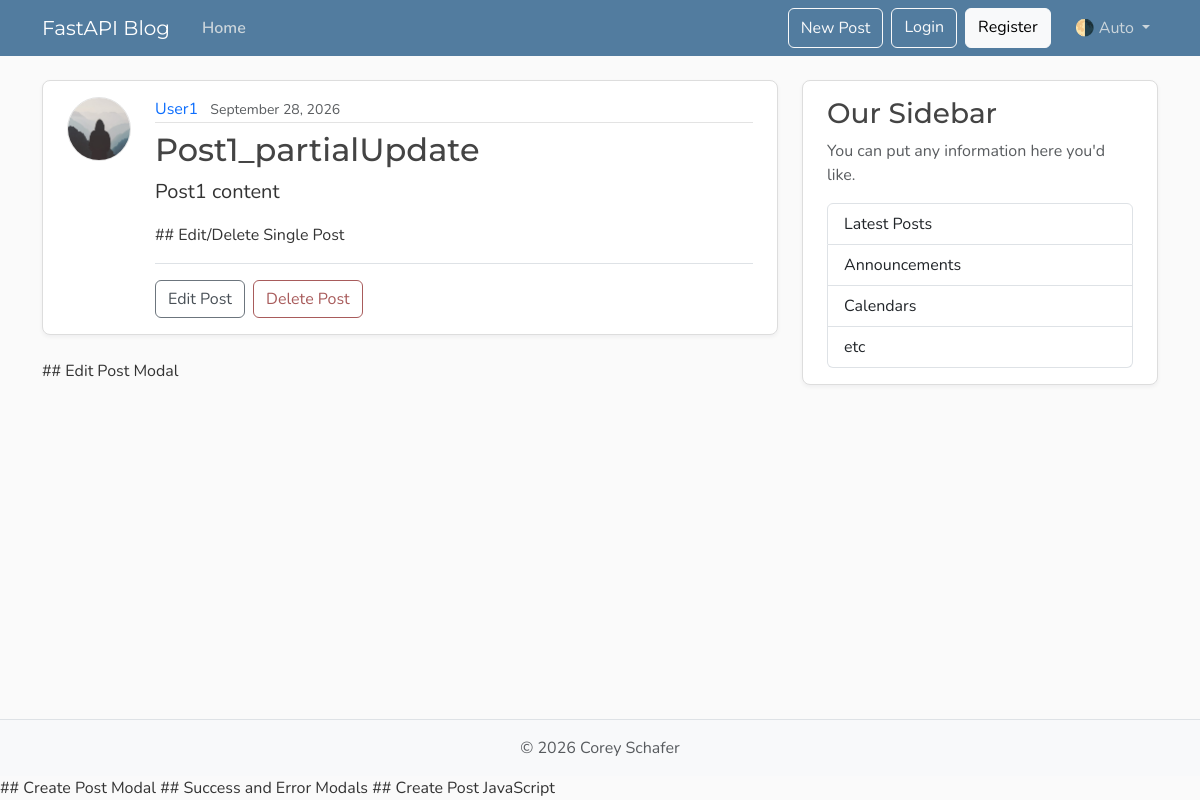
Page /posts/1 on the earlier database version.
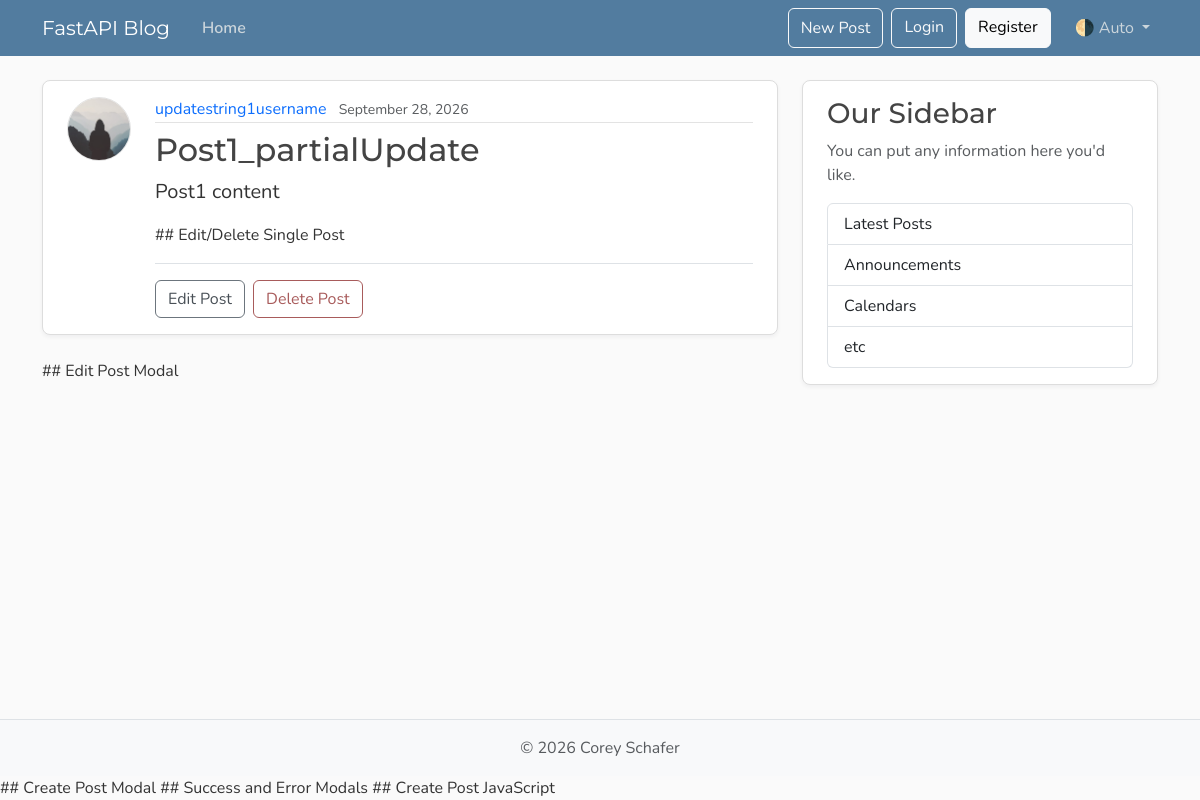
Same page on the later database version.
### models.py (models this page shows, shortened)
class User(Base):
    __tablename__="users"
    id:Mapped[int]=mapped_column(Integer,primary_key=True,index=True)
    username:Mapped[str]=mapped_column(String(50),unique=True,nullable=False)
    email:Mapped[str]=mapped_column(String(100),unique=True,nullable=False)
    image_file:Mapped[str|None]=mapped_column(String(200),nullable=True,default=None)
    posts:Mapped[list["Post"]]=relationship("Post",back_populates="author",cascade="all, delete-orphan")

class Post(Base):
    __tablename__="posts"
    id:Mapped[int]=mapped_column(Integer,primary_key=True,index=True)
    title:Mapped[str]=mapped_column(String(100),nullable=False)
    content:Mapped[str]=mapped_column(Text,nullable=False)
    user_id:Mapped[int]=mapped_column(Integer,ForeignKey("users.id"),nullable=False)
    date_posted:Mapped[datetime]=mapped_column(DateTime(timezone=True),default=lambda:datetime.now(UTC),nullable=False)
    author:Mapped["User"]=relationship("User",back_populates="posts")

### main.py (the view)
@app.get("/posts/{post_id}",include_in_schema=False)
async def get_post_page(request:Request,post_id:int,db:Annotated[AsyncSession, Depends(get_db)]):
    result = await db.execute(
        select(models.Post).where(models.Post.id == post_id).options(selectinload(models.Post.author)).order_by(models.Post.date_posted.desc())
    )
    post = result.scalars().first()
    if not post:
        raise HTTPException(status_code=status.HTTP_404_NOT_FOUND, detail="Post not found")
    return templates.TemplateResponse(request, "post.html", {"post": post, "title": post.title})

### templates/post.html (shortened to what this page needs)
{% extends "layout.html" %}
{% block content %}
<article class="content-section py-3 px-4 mb-4">
  <div class="d-flex align-items-start gap-4">
    <img class="rounded-circle article-img flex-shrink-0" src="/static/profile_pics/default.jpg"
      alt="{{ post.author.username }}'s profile picture" width="64" height="64" loading="lazy">
    <div class="flex-grow-1">
      <div class="article-metadata mb-2">
        <a class="me-2" href="#">{{ post.author.username }}</a>
        <small class="text-body-secondary">{{ post.date_posted.strftime('%B %d, %Y') }}</small>
      </div>
      <h2 class="article-title">{{ post.title }}</h2>
      <p class="article-content">{{ post.content }}</p>
      ## Edit/Delete Single Post
      {% if post.user_id == 1 %}
      <div class="post-actions mt-3 pt-3 border-top">
        <button type="button" class="btn btn-outline-secondary me-1" data-bs-toggle="modal"
          data-bs-target="#editModal">Edit
          Post</button>
        <button type="button" class="btn btn-outline-danger" data-bs-toggle="modal" data-bs-target="#deleteModal">Delete
          Post</button>
      </div>
      {% endif %}
    </div>
  </div>
</article>
## Edit Post Modal
{% endblock content %}

### templates/layout.html (shortened to what this page needs)
<!DOCTYPE html>
<html lang="en">
<head>
  <link href="https://cdn.jsdelivr.net/npm/bootstrap@5.3.8/dist/css/bootstrap.min.css" rel="stylesheet"
>
  <link rel="stylesheet" type="text/css" href="/static/css/main.css">
</head>
<body class="d-flex flex-column min-vh-100">
  <header class="site-header">
    <nav class="navbar navbar-expand-md bg-steel fixed-top" data-bs-theme="dark">
      <div class="container">
        <a class="navbar-brand me-4" href="/">FastAPI Blog</a>
        <div class="collapse navbar-collapse" id="navbarToggle">
          <div class="navbar-nav me-auto">
            <a class="nav-link active" aria-current="page" href="/">Home</a>
          </div>
          <div class="navbar-nav">
            <button class="btn btn-outline-light mb-2 mb-md-0 me-md-2" type="button" data-bs-toggle="modal"
              data-bs-target="#createPostModal">New Post
            </button>
            <a class="btn btn-outline-light mb-2 mb-md-0 me-md-2" href="#">Login</a>
            <a class="btn btn-light mb-2 mb-md-0 me-md-3" href="#">Register</a>
            <div class="nav-item dropdown">
              <a class="nav-link dropdown-toggle" href="#" role="button" id="bd-theme" data-bs-toggle="dropdown"
                aria-expanded="false">
                <span id="bd-theme-text">🌗 Auto</span>
              </a>
            </div>
          </div>
        </div>
      </div>
    </nav>
  </header>
  <main role="main" class="container">
    <div class="row">
      <div class="col-md-8">
        {% block content %}
        {% endblock content %}
      </div>
      <aside class="col-md-4">
        <div class="content-section py-3 px-4 mb-4">
          <h3>Our Sidebar</h3>
          <p class="text-body-secondary">You can put any information here you'd like.</p>
          <ul class="list-group">
            <li class="list-group-item">Latest Posts</li>
            <li class="list-group-item">Announcements</li>
            <li class="list-group-item">Calendars</li>
            <li class="list-group-item">etc</li>
          </ul>
        </div>
      </aside>
    </div>
  </main>
  <footer class="mt-auto py-3 bg-body-tertiary border-top">
    <div class="container text-center">
      <p class="text-body-secondary mb-0">
        © <span id="year"></span> Corey Schafer
      </p>
    </div>
  </footer>
  ## Create Post Modal
  ## Success and Error Modals
  ## Create Post JavaScript
</body>
</html>

### static/css/main.css (style rules this page uses)
:root { --font-heading: "Montserrat", system-ui, -apple-system, BlinkMacSystemFont, sans-serif; --font-body: "Nunito", system-ui, -apple-system, BlinkMacSystemFont, sans-serif; --color-bg-body: #fafafa; --color-bg-content: #ffffff; --color-text-primary: #333333; --color-text-heading: #444444; --color-steel: #527c9f; --color-nav-link: #cbd5db; --color-nav-link-hover: #ffffff; --color-link-hover: #428bca; --color-border: #dddddd; --color-border-light: #e3e3e3; --spacing-xl: 5rem; --article-img-size: 4rem; --account-img-size: 7.813rem; }
body { font-family: var(--font-body); background: var(--color-bg-body); color: var(--color-text-primary); }
main { padding-top: var(--spacing-xl); }
h1, h2, h3, h4, h5, h6 { font-family: var(--font-heading); color: var(--color-text-heading); }
.navbar-brand { font-family: var(--font-heading); }
a { text-decoration: none; }
.bg-steel { background-color: var(--color-steel); }
.site-header .navbar-nav .nav-link { color: var(--color-nav-link); transition: color 0.2s ease-in-out; }
.site-header .navbar-nav .nav-link.active { font-weight: 600; }
.content-section { background: var(--color-bg-content); border: 1px solid var(--color-border); border-radius: 0.5rem; box-shadow: 0 2px 4px rgba(15, 23, 42, 0.05); transition: box-shadow 0.15s ease, transform 0.15s ease, border-color 0.15s ease; }
.article-title { color: var(--color-text-heading); transition: color 0.2s ease-in-out; }
.article-content { white-space: pre-line; font-size: 1.25rem; }
.article-img { height: var(--article-img-size); width: var(--article-img-size); flex-shrink: 0; object-fit: cover; border: 1px solid var(--color-border-light); box-shadow: 0 0 0 2px var(--color-bg-content); }
.article-metadata { padding-bottom: 0.063rem; border-bottom: 1px solid var(--color-border-light); }
.article-metadata a { transition: color 0.2s ease-in-out; }
.btn-outline-secondary { --bs-btn-color: #495057; --bs-btn-border-color: #6c757d; --bs-btn-hover-color: #fff; --bs-btn-hover-bg: #5a6268; --bs-btn-hover-border-color: #545b62; --bs-btn-active-color: #fff; --bs-btn-active-bg: #545b62; --bs-btn-active-border-color: #4e555b; }
.btn-outline-danger { --bs-btn-color: #a85b5b; --bs-btn-border-color: #a85b5b; --bs-btn-hover-color: #fff; --bs-btn-hover-bg: #924e4e; --bs-btn-hover-border-color: #874848; --bs-btn-active-color: #fff; --bs-btn-active-bg: #874848; --bs-btn-active-border-color: #7c4242; }
[data-bs-theme="dark"] { --color-bg-body: #1a1a1a; --color-bg-content: #2d2d2d; --color-text-primary: #e0e0e0; --color-text-heading: #f0f0f0; --color-border: #404040; --color-border-light: #4a4a4a; }

Differences in the rows shown:
changed User: author.username "User1" → "updatestring1username"
